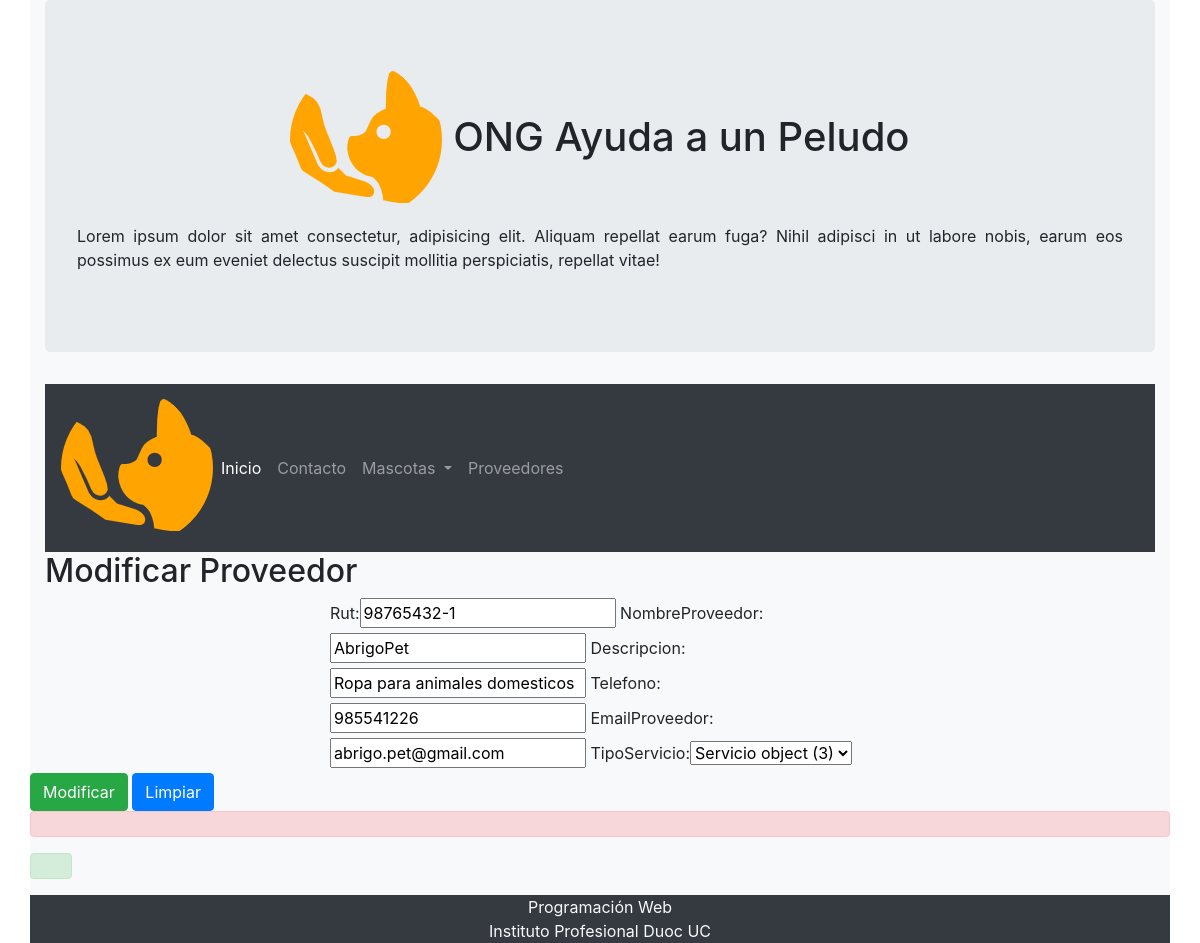
Screenshot of /form_modProv/98765432-1 with the database file from the repository.
### core/models.py (models this page shows, shortened)
class Proveedor(models.Model):
    rut = models.CharField(primary_key=True,max_length=50,verbose_name='rut',default='')
    nombreProveedor = models.CharField(max_length=50,verbose_name='nombreProveedor',default='')
    descripcion = models.CharField(max_length=500,verbose_name='descripcion',default='')
    telefono = models.CharField(max_length=50,verbose_name='telefono',default='')
    emailProveedor = models.CharField(max_length=50,verbose_name='emailProveedor',default='')
    tipoServicio = models.ForeignKey(Servicio,on_delete=models.CASCADE)

### core/views.py (the view)
# urls.py: path('form_modProv/<id>', form_modProv, name="form_modProv"),
def form_modProv(request, id):
    proveedor = Proveedor.objects.get(rut=id)
    datos = {
        'form' : ProveedorForm(instance=proveedor)
    }
    if request.method == 'POST':
        formulario = ProveedorForm(data=request.POST,instance=proveedor)
        if formulario.is_valid:
            formulario.save()
            datos['mensaje'] = "Proveedor modificado correctamente"
    return render(request,'core/form_modProv.html',datos)

### core/forms.py
class ProveedorForm(ModelForm):
    class Meta:
        model = Proveedor
        fields =['rut','nombreProveedor','descripcion','telefono','emailProveedor','tipoServicio']

### core/templates/core/form_modProv.html (shortened to what this page needs)
<!DOCTYPE html>
<html lang="es">
    <head>
        <link rel="stylesheet" href="https://maxcdn.bootstrapcdn.com/bootstrap/4.5.2/css/bootstrap.min.css">
        {% load static %}
        <link rel="stylesheet" href="{% static 'core/css/estilo.css' %}">
    </head>
    <body>
        <div class="container bg-light d-flex flex-column sticky-footer-wrapper min-vh-100">
            <header class="jumbotron">
                <h1 class="text-center">
                    <img src="{% static 'core/img/logo.png' %}" class="rounded-circle" alt="logo"/>
                    <span class="text-nowrap">ONG Ayuda a un Peludo</span>
                </h1>
                <p class="text-justify">
                    Lorem ipsum dolor sit amet consectetur, adipisicing elit. Aliquam repellat earum fuga? Nihil adipisci in ut labore nobis, earum eos possimus ex eum eveniet delectus suscipit mollitia perspiciatis, repellat vitae!
                </p>
            </header>
            <nav class="navbar navbar-expand-lg navbar-dark bg-dark">
                <img src="{% static 'core/img/logo.png' %}" class="rounded-circle" alt="logo"/>
                <div class="collapse navbar-collapse" id="navbarSupportedContent">
                  <ul class="navbar-nav mr-auto">
                    <li class="nav-item active">
                      <a class="nav-link" href="/">Inicio <span class="sr-only">(current)</span></a>
                    </li>
                    <li class="nav-item">
                      <a class="nav-link" href="/contacto">Contacto</a>
                    </li>
                    <li class="nav-item dropdown">
                      <a class="nav-link dropdown-toggle" href="#" id="navbarDropdown" role="button" data-toggle="dropdown" aria-haspopup="true" aria-expanded="false">
                        Mascotas
                      </a>
                    </li>
                    <li class="nav-item">
                      <a class="nav-link" href="/proveedores">Proveedores</a>
                    </li>
                  </ul>
                </div>
            </nav>
            <main class="flex-fill">
              <div>
                <h2>Modificar Proveedor</h2>
              </div>
              <div class="row">
                <form method="post" action="" id="formulario-prov">
                  <div class="col-md-8 form-group" style="max-width: 50%; margin: auto;">
                      {{form.as_table}}
                  </div>
                  <input type="submit" class="btn btn-success" id="enviar" value="Modificar">
                  <input type="reset" class="btn btn-primary" id="limpiar" value="Limpiar">
                  <div id="error" class="alert alert-danger" role="alert"></div>
                </form>
                <div class="alert alert-success" role="alert">
                </div>
              </div>
            </main>
            <footer>
                <div class="row bg-dark">
                    <div class="col-12 text-center text-light">
                            Programación Web<br/>
                            Instituto Profesional Duoc UC
                    </div>
                </div>
            </footer>
        </div>
    </body>
</html>

### rows the page displays
Proveedor: rut "98765432-1", nombreProveedor "AbrigoPet", descripcion "Ropa para animales domesticos", telefono "985541226", emailProveedor "abrigo.pet@gmail.com", tipoServicio "Servicio object (3)"
